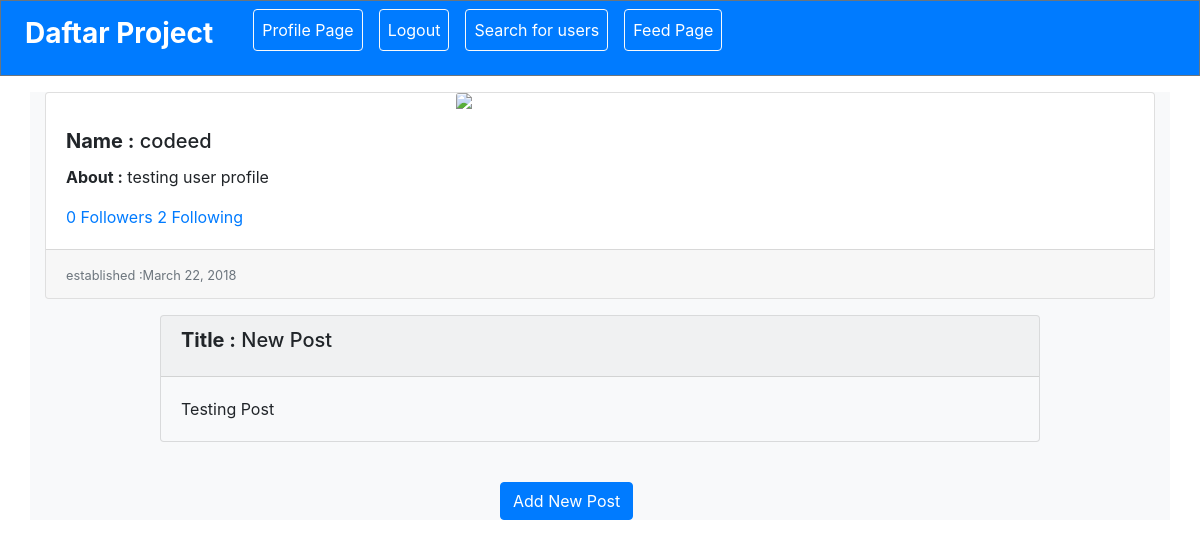
Screenshot of /profile_page/ (signed in) with the database file from the repository.
### Daftar/models.py (models this page shows)
class Profile(models.Model):
	owner = models.OneToOneField(User, on_delete=models.CASCADE)
	established = models.DateField(auto_now_add=True)
	bio = models.CharField(max_length=350)

class Post(models.Model):
	user = models.ForeignKey(User, on_delete=models.CASCADE)
	profile = models.ForeignKey(Profile, on_delete=models.CASCADE)
	title = models.CharField(max_length=150)
	context = models.TextField()
	established = models.DateField(auto_now_add=True)

### Daftar/views.py (the view)
# urls.py: path('profile_page/', views.profile_page, name='profile_page'),
def profile_page(request):
	if request.user.is_anonymous:
		return redirect("login")
	profile_obj = Profile.objects.get(owner=request.user)
	posts = post_list(request,profile_obj.id)
	context = {
		"profile": profile_obj,
		"posts": posts,
	}
	return render(request, 'profile_page.html', context)

### Daftar/views.py (called while the page is built)
def post_list(request,Profile_id):
	profile_obj = Profile.objects.get(id=Profile_id)
	post_obj2 =  profile_obj.post_set.all()
	return post_obj2

### Daftar/templates/profile_page.html (shortened to what this page needs)
{% extends "base.html" %}
{% block content %}
		<nav class="navbar navbar-expand-lg navbar-light bg-primary text-white border border-secondary">
		        <div class="collapse navbar-collapse" id="navbarTogglerDemo03">
		          <ul class="navbar-nav mr-auto mt-2 mt-lg-0">
		            <li class="nav-item active">
		              <a class="nav-link text-white mr-3" href="{% url 'profile_page' %}"> <h3><strong>Daftar Project</strong></h3> <span class="sr-only">(current)</span></a>
		            </li>
		            {% if user.is_authenticated %}
		            <li class="nav-item">
		              <a class="nav-link text-white btn btn-outline-light ml-3" href="{% url 'profile_page' %}">Profile Page</a>
		            </li>
		            <li class="nav-item">
		      			 <a class="nav-link text-white btn btn-outline-light ml-3" href="{% url 'logout' %}">Logout</a>
		   			</li>
		            <li class="nav-item">
		              <a class="nav-link text-white btn btn-outline-light ml-3" href="{% url 'search_user' %}">Search for users</a>
		            </li>
		            <li class="nav-item">
		              <a class="nav-link text-white btn btn-outline-light ml-3" href="{% url 'feed_page' Profile_id=profile.id %}">Feed Page</a>
		            </li>
		            {% endif %}
		          </ul>
		        </div>
      </nav>
<div class="container bg-light">
	<div class="row mt-3">
		<div class="col-md-12 col-xl-12">
			<div class="card-deck">
			  <div class="card">
			    <img class="card-img-top mx-auto" src="https://logopond.com/logos/ccaf061e5bf250bc648aebb7d084f8bd.png" style="max-width: 18rem; alt="Card image cap">
			    <div class="card-body">
			      <h5 class="card-title"> <strong> Name :</strong> {{profile.owner}}</h5>
			      <p class="card-text"> <strong> About :</strong> {{profile.bio}}</p>
			      	<a href="{% url 'followers_page' Profile_id=profile.id %}"> <span id="follow-count-{{profile.id}}">{{profile.follow_set.count}} </span><span> Followers</span> </a>
					<a href="{% url 'following_page' Profile_id=profile.id %}"><span id="following-count-{{profile.id}}">{{profile.owner.follow_set.count}}</span> <span> Following</span> </a>
				</button><br>
			    </div>
			    <div class="card-footer">
			      <small class="text-muted">established :{{profile.established}}</small>
			    </div>
			  </div>
			</div>
		</div>
	</div>
	<div class="row mt-3 mx-auto">
		<div class="col-md-12 col-xl-12">
			{% for post in posts %}
			<div class="card bg-light mb-3 mx-auto" style="max-width: 55rem;">
			  <div class="card-header"><h5 class="card-title"> <strong>Title :</strong> {{post.title}}</h5></div>
			  <div class="card-body">
			    <p class="card-text">{{post.context}}</p>
			  </div>
			</div>
			{% endfor %}
		</div>
	</div>
		<br>
		<div class="mx-auto" style="width: 200px;">
			<a href="{% url 'create_post' Profile_id=profile.id %}"><button type="button" class="btn btn-primary">Add New Post</button></a>
		</div>
</div>
{% endblock content %}

### rows the page displays
Profile: owner "codeed", bio "testing user profile", follow_set.count "0", owner.follow_set.count "2", established "March 22, 2018"
Post: title "New Post", context "Testing Post"
